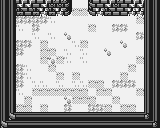

This is a level from a 2D game, rendered from its Tiled map with the project's own tilesets. A one-line summary and the complete map file follow:
An orthogonal 20x16 tile map with 8x8 px tiles, 3 tile layers (Background, Collison, Overlap).

<map version="1.0" orientation="orthogonal" width="20" height="16" tilewidth="8" tileheight="8">
 <tileset firstgid="1" name="char_sheet" tilewidth="8" tileheight="8">
  <image source="char_sheet.png" width="256" height="256" />
 </tileset>
 <layer name="Background" width="20" height="16">
  <data encoding="csv">
189,189,189,189,190,189,189,190,190,189,189,189,189,189,189,189,189,189,189,189,
192,189,192,192,192,189,189,189,189,190,190,190,190,190,189,189,189,189,189,189,
192,189,192,192,192,192,191,189,189,189,189,189,189,189,189,189,189,190,190,189,
189,191,191,189,192,189,189,189,189,189,189,190,189,189,192,192,189,189,189,189,
189,189,189,189,191,189,191,189,28,189,189,189,189,189,189,189,189,192,192,189,
191,189,192,192,189,190,189,189,189,191,190,189,189,189,189,28,189,189,192,189,
189,191,192,189,189,190,190,189,191,189,191,189,189,28,189,189,189,189,192,189,
189,191,189,189,189,190,28,190,191,189,191,189,189,189,189,189,189,190,189,192,
191,189,192,191,189,189,190,189,189,189,189,189,189,189,189,189,190,189,189,189,
191,191,192,191,189,189,189,190,189,190,189,189,189,189,189,190,189,189,192,189,
189,189,192,189,191,191,189,191,189,191,191,190,190,189,192,192,192,189,189,190,
189,189,191,189,190,190,190,190,190,190,190,189,190,190,189,189,189,190,190,189,
189,190,189,190,189,189,189,189,28,190,190,190,189,189,190,189,189,189,190,189,
190,189,190,190,189,190,189,189,192,189,189,192,192,190,189,190,190,189,190,189,
189,189,190,190,190,190,190,190,190,189,189,192,192,192,192,189,189,190,189,189,
190,190,189,189,189,190,189,190,190,189,189,190,190,189,190,190,190,190,190,189
</data>
 </layer>
 <layer name="Collison" width="20" height="16">
  <data encoding="csv">
64,64,125,125,127,125,61,61,128,0,0,126,127,125,61,127,125,125,62,62,
64,64,93,159,93,157,93,157,160,0,0,158,157,93,159,159,157,157,62,62,
64,64,0,0,0,0,0,0,0,0,0,0,0,0,0,0,0,0,62,62,
64,64,0,0,0,0,0,0,0,0,0,0,0,0,0,0,0,0,62,62,
64,64,0,0,0,0,0,0,0,0,0,0,0,0,0,0,0,0,62,62,
64,64,0,0,0,0,0,0,0,0,0,0,0,0,0,0,0,0,62,62,
64,64,0,0,0,0,0,0,0,0,0,0,0,0,0,0,0,0,62,62,
64,64,0,0,0,0,0,0,0,0,0,0,0,0,0,0,0,0,62,62,
64,64,0,0,0,0,0,0,0,0,0,0,0,0,0,0,0,0,62,62,
64,64,0,0,0,0,0,0,0,0,0,0,0,0,0,0,0,0,62,62,
64,64,0,0,0,0,0,0,0,0,0,0,0,0,0,0,0,0,62,62,
64,64,0,0,0,0,0,0,0,0,0,0,0,0,0,0,0,0,62,62,
64,64,0,0,0,0,0,0,0,0,0,0,0,0,0,0,0,0,62,62,
64,64,0,0,0,0,0,0,0,0,0,0,0,0,0,0,0,0,62,62,
64,94,31,31,31,31,31,31,31,31,31,31,31,31,31,31,31,31,96,62,
94,31,31,31,31,31,31,31,31,31,31,31,31,31,31,31,31,31,31,96
</data>
 </layer>
 <layer name="Overlap" width="20" height="16">
  <data encoding="csv">
0,0,0,0,0,0,0,0,0,0,0,0,0,0,0,0,0,0,0,0,
0,0,0,0,0,0,0,0,0,0,0,0,0,0,0,0,0,0,0,0,
0,0,0,0,0,0,0,0,0,0,0,0,0,0,0,0,0,0,0,0,
0,0,0,0,0,0,0,0,0,0,0,0,0,0,0,0,0,0,0,0,
0,0,0,0,0,0,0,0,0,0,0,0,0,0,0,0,0,0,0,0,
0,0,0,0,0,0,0,0,0,0,0,0,0,0,0,0,0,0,0,0,
0,0,0,0,0,0,0,0,0,0,0,0,0,0,0,0,0,0,0,0,
0,0,0,0,0,0,0,0,0,0,0,0,0,0,0,0,0,0,0,0,
0,0,0,0,0,0,0,0,0,0,0,0,0,0,0,0,0,0,0,0,
0,0,0,0,0,0,0,0,0,0,0,0,0,0,0,0,0,0,0,0,
0,0,0,0,0,0,0,0,0,0,0,0,0,0,0,0,0,0,0,0,
0,0,0,0,0,0,0,0,0,0,0,0,0,0,0,0,0,0,0,0,
0,0,0,0,0,0,0,0,0,0,0,0,0,0,0,0,0,0,0,0,
0,0,0,0,0,0,0,0,0,0,0,0,0,0,0,0,0,0,0,0,
0,0,0,0,0,0,0,0,0,0,0,0,0,0,0,0,0,0,0,0,
0,0,0,0,0,0,0,0,0,0,0,0,0,0,0,0,0,0,0,0
</data>
 </layer>
</map>
